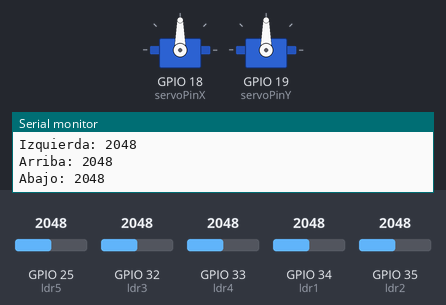
The program below on a simulated ESP32. Parts: 2 × servo, the last lines printed to the serial monitor. The inputs (shaded band) are chosen by the test bench; at power-on: GPIO 32 (ldr3) = 2048, GPIO 33 (ldr4) = 2048, GPIO 25 (ldr5) = 2048, GPIO 34 (ldr1) = 2048, GPIO 35 (ldr2) = 2048.

Above: at 2.2 s.
2.3 s: GPIO 32 (ldr3) set to 1041
3.8 s: GPIO 32 (ldr3) set to 967
At 3.96 s:
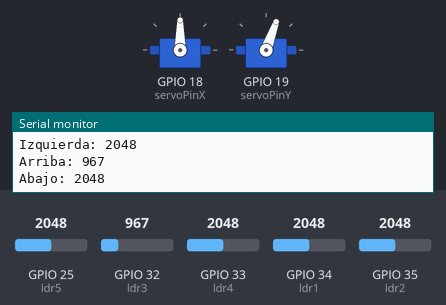
At 5.5 s:
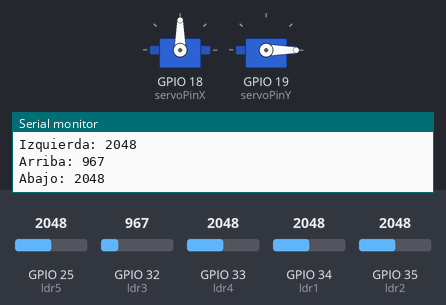
6.8 s: GPIO 33 (ldr4) set to 1038
8.3 s: GPIO 33 (ldr4) set to 935
At 10.1 s:
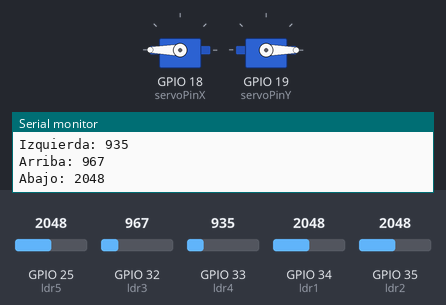
Timing chart, 0 to 11.6 s (numbered marks = the images above; inputs shaded):
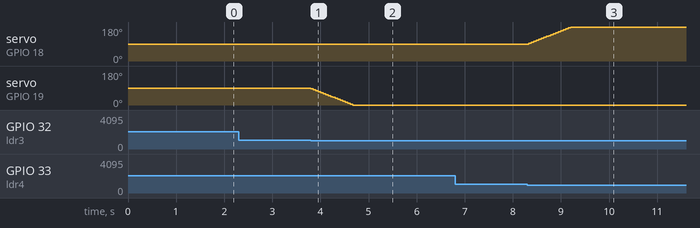

The program:

main.cpp
```cpp
#include <ESP32Servo.h>
#define PULSOMIN 750
#define PULSOMAX 2400
Servo servoX;
Servo servoY;
const int ldr1 = 34;
const int ldr2 = 35;
const int ldr3 = 32;
const int ldr4 = 33;
const int ldr5 = 25;
const int servoPinX = 18;
const int servoPinY = 19;
int posicionX = 90;
int posicionY = 90;
int umbral = 50;
int A=0;
int E=0;

void setup() {
    Serial.begin(115200);
    servoX.attach(servoPinX);
    servoY.attach(servoPinY);
    servoX.write(posicionX);
    servoY.write(posicionY);
    delay(1000);
}

void loop() {
  int valor1 = analogRead(ldr1);
  int valor2 = analogRead(ldr2);
  int valor3 = analogRead(ldr3);
  int valor4 = analogRead(ldr4);
  int valor5 = analogRead(ldr5);
  int derecha = valor2;
  int izquierda = valor4;
  int abajo = valor1;
  int arriba= valor3;
  int tope= valor5;

  Serial.print("Derecha: "); Serial.println(derecha);
  Serial.print("Izquierda: "); Serial.println(izquierda);
  Serial.print("Arriba: "); Serial.println(arriba);
  Serial.print("Abajo: "); Serial.println(abajo);
  //Serial.print("tope: "); Serial.println(tope);

  if (izquierda > 1000) {
    posicionX = max(posicionX - 5, 0);
  }

  if (derecha > 1000){
    posicionX = min(posicionX + 5, 180);
  }

  if (arriba > 1000) {
    posicionY = max(posicionY + 5, 0);
  }

  if (abajo > 900) {
    posicionY = min(posicionY - 5, 180);
  }

  if (tope > 900){
    posicionY = posicionY;
    posicionX = posicionX;
  }

  servoX.write(posicionX);
  servoY.write(posicionY);

  delay(50);
}
```

Measured:
- the behaviour switches between 1001 and 1000 on GPIO 32 (ldr3) (found by bisection; images 0 and 1)
- the behaviour switches between 1001 and 1000 on GPIO 33 (ldr4) (found by bisection; images 2 and 3)
- after the input at 3.8 s, servo on GPIO 19 (servoPinY): moves from 90° to 0° over 0.87 s, starting at once
- after the input at 8.3 s, servo on GPIO 18 (servoPinX): moves from 90° to 180° over 0.87 s, starting at once
